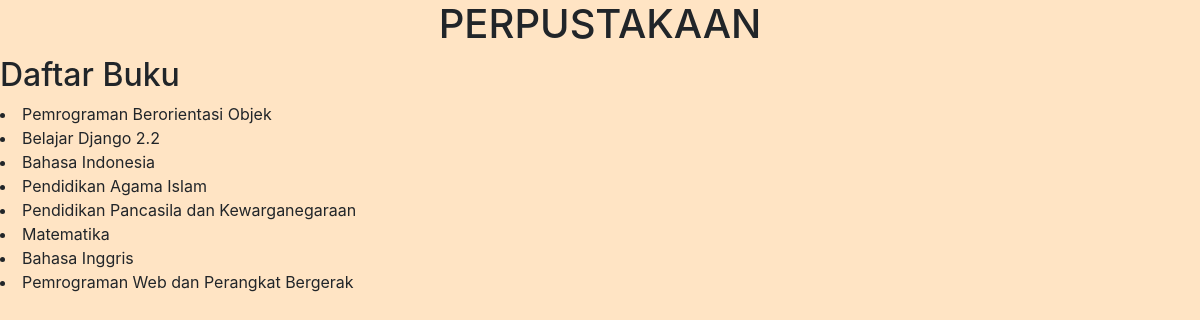
The page /buku/ on the database as committed earlier.
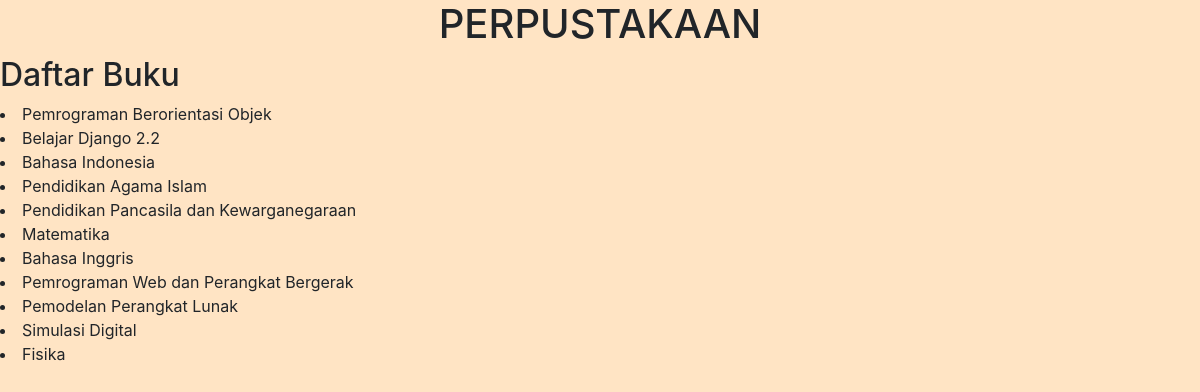
The same page on the database as committed later.
### perpustakaan/models.py (models this page shows, shortened)
class Buku(models.Model):
  judul = models.CharField(max_length=50)
  penulis = models.CharField(max_length=40)
  penerbit = models.CharField(max_length=40)
  jumlah = models.IntegerField(null=True)
  kelompok_id = models.ForeignKey(Kelompok, on_delete=models.CASCADE, null=True)

### perpustakaan/views.py (the view)
# urls.py: path('buku/', buku),
def buku(request):
    books = Buku.objects.all()
    konteks = {
        'books': books,
    }
    return render(request, 'buku.html', konteks)

### perpustakaan/templates/buku.html (shortened to what this page needs)
{% extends 'base.html' %}
{% block content %}
  <h2>Daftar Buku</h2>
  {% for buku in books %}
    <li>{{ buku.judul }}</li>
  {% endfor %}
{% endblock %}

Rows that differ between the two databases and show on the page:
added Buku: judul "Pemodelan Perangkat Lunak"
added Buku: judul "Simulasi Digital"
added Buku: judul "Fisika"
